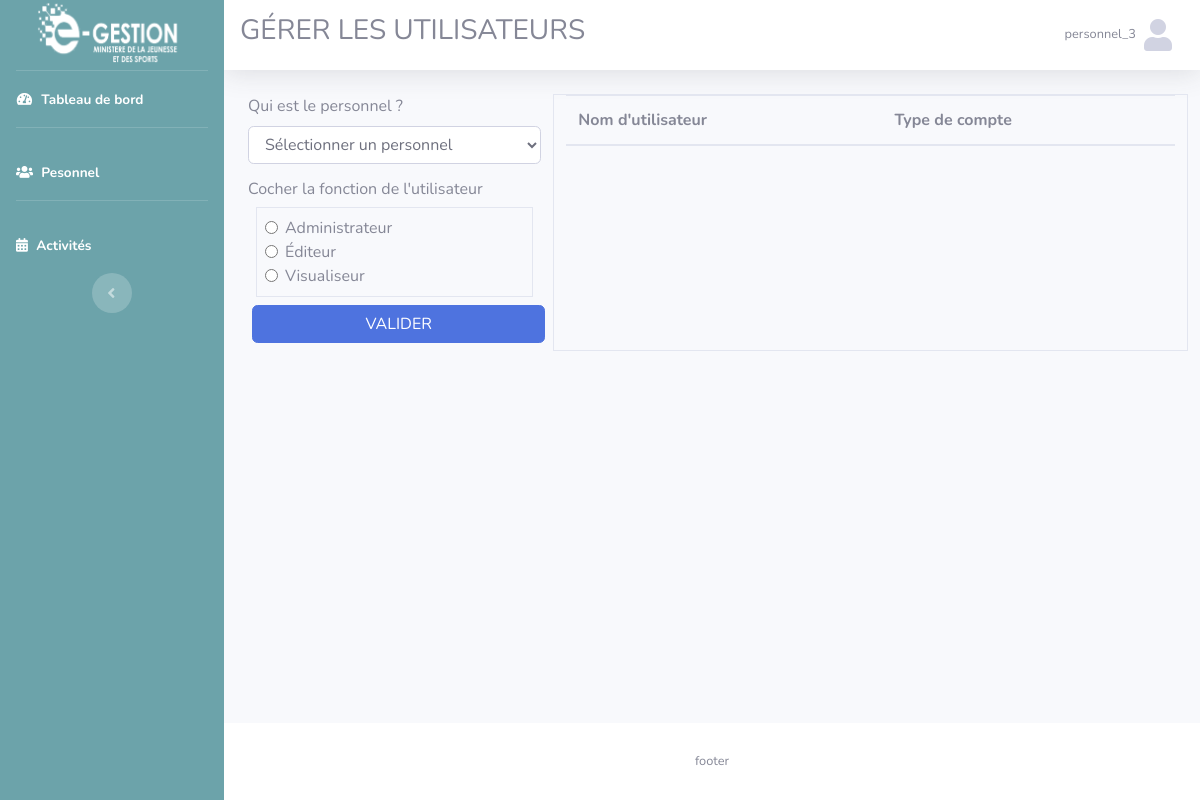
The app's page /vue/utilisateur.php (signed in), older data.
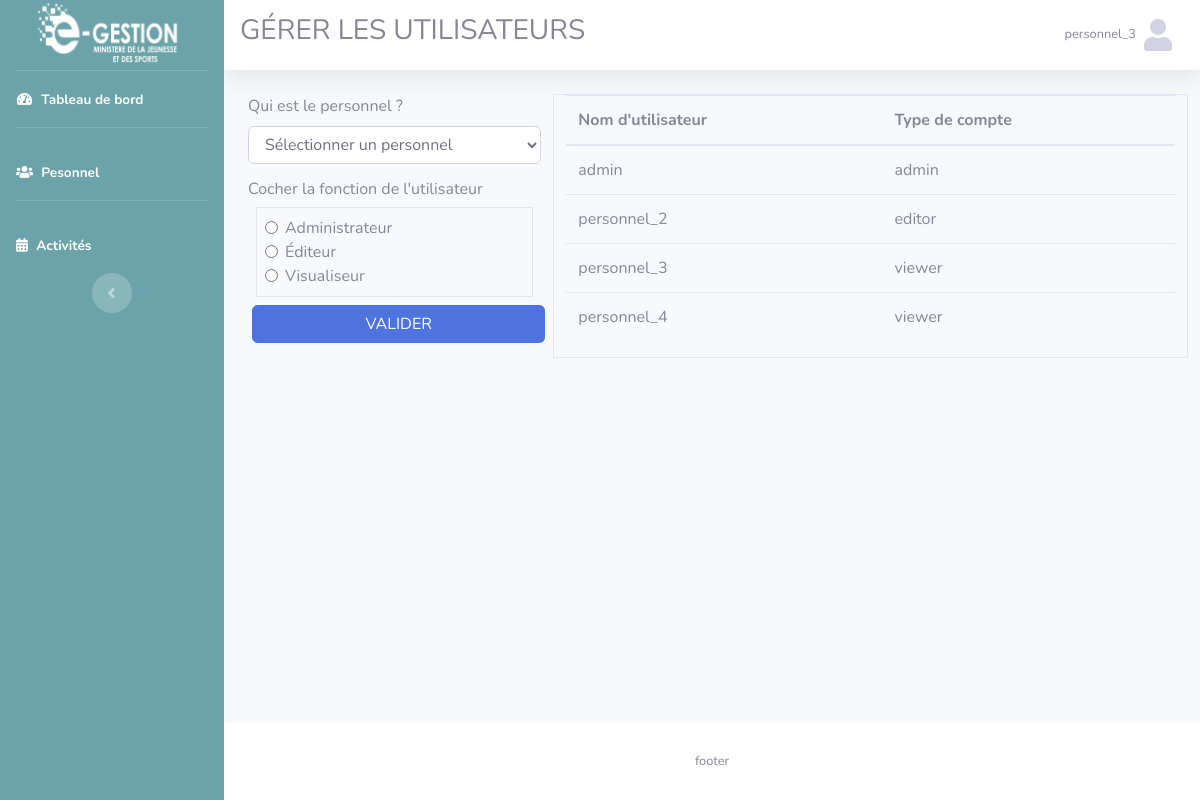
The same page, newer data.
### tables this page shows
CREATE TABLE `personnel` (
  `id_p` int(11) NOT NULL,
  `nom_p` varchar(255) NOT NULL,
  `id_login` int(11) DEFAULT NULL,
  `service` int(11) NOT NULL,
  `mail` varchar(255) NOT NULL
);

CREATE TABLE `role_utilisateur` (
  `id_utilisateur` int(11) NOT NULL,
  `id_role` int(11) NOT NULL
);

CREATE TABLE `role` (
  `id_r` int(11) NOT NULL,
  `nom_r` varchar(50) NOT NULL
);

### model/fonction.php (called while the page is built, shortened)
<?php
function get_utilisateur($id=null){
    if (!empty($id)) {
          $sql = "SELECT id_l, nom_utilisateur, password, personnel.mail FROM login  INNER JOIN personnel ON personnel.id_login = login.id_l WHERE id_l = ?";
          $req = $GLOBALS['connexion']->prepare($sql);
          $req->execute(array($id));
          return $req->fetch(PDO::FETCH_ASSOC);
      }else{
        $sql = "SELECT id_l, nom_utilisateur, role_utilisateur.id_role, role.nom_r FROM login  INNER JOIN role_utilisateur ON role_utilisateur.id_utilisateur = login.id_l INNER JOIN role ON role.id_r = role_utilisateur.id_role";
          $req = $GLOBALS['connexion']->prepare($sql);
          $req->execute();
          return $req->fetchAll();
      }
}

### vue/utilisateur.php (the view, shortened to what this page needs)
<?php
$title_head = 'GÉRER LES UTILISATEURS';
include_once 'header.php';
?>
<div class="row">
    <div class="col-sm-12 col-lg-4">
        <form action="../model/utilisateur.php" method="post">
            <div class="form-group">
                <label for="personnel" class="form-label">Qui est le personnel ?</label>
                <select name="personnel" id="personnel" class="form-control">
                    <option value="">Sélectionner un personnel</option>
                </select>
            </div>
            <h6>Cocher la fonction de l'utilisateur</h6>
            <div class="border p-2 mx-2">
                <div class="form-check">
                    <label class="form-check-label">
                        <input type="radio" class="form-check-input" name="optradio" value="1"> Administrateur
                    </label>
                </div>
                <div class="form-check">
                    <label class="form-check-label">
                        <input type="radio" class="form-check-input" name="optradio" value="2"> Éditeur
                    </label>
                </div>
                <div class="form-check">
                    <label class="form-check-label">
                        <input type="radio" class="form-check-input" name="optradio" value="3"> Visualiseur
                    </label>
                </div>
            </div>
            <input type="submit" class="btn btn-primary mx-1 my-2 btn-block" value="VALIDER">
        </form>
    </div>
    <div class="col-sm-12 col-lg-8 border">
        <table class="table">
            <thead>
                <tr>
                    <th scope="col">Nom d'utilisateur</th>
                    <th scope="col">Type de compte</th>
                </tr>
            </thead>
            <tbody>
                <?php
                $utilisateur = get_utilisateur();
                if (!empty($utilisateur) && is_array($utilisateur)):
                    foreach ($utilisateur as $key => $value):
                ?>
                <tr>
                    <td><?=$value['nom_utilisateur']?></td>
                    <td><?=$value['nom_r']?></td>
                </tr>
                <?php
                    endforeach;
                endif;
                ?>
            </tbody>
        </table>
    </div>
</div>
<?php
include_once 'footer.php';
?>

### vue/header.php (shortened to what this page needs)
<?php
include_once '../model/fonction.php';
$user = get_utilisateur($_SESSION['utilisateur']);
?>
<!DOCTYPE html>
<html lang="fr">
<head>
    <link href="../public/vendor/fontawesome-free/css/all.min.css" rel="stylesheet" type="text/css">
    <link href="../public/css/sb-admin-2.min.css" rel="stylesheet">
     <link href="../public/vendor/datatables/dataTables.bootstrap4.css" rel="stylesheet">
     <link href="../public/vendor/datatables/dataTables.bootstrap4.min.css" rel="stylesheet">
</head>
<body id="page-top">
    <div id="wrapper">
        <ul class="navbar-nav sidebar sidebar-dark accordion" id="accordionSidebar" style="background-color: #6ca3aa;">
            <a class="sidebar-brand d-flex align-items-center justify-content-center" href="index.php">
                <img src="../public/images/Logo.png" alt="logo E-Gestion" style="width: 150px;">
            </a>
            <hr class="sidebar-divider my-0">
            <li class="nav-item active">
                <a class="nav-link" href="index.php">
                    <i class="fas fa-fw fa-tachometer-alt"></i>
                    <span>Tableau de bord</span></a>
            </li>
            <hr class="sidebar-divider">
            <li class="nav-item active">
                <a class="nav-link" href="personnel.php">
                    <i class="fas fa-users"></i>
                    <span>Pesonnel</span></a>
            </li>
            <hr class="sidebar-divider">
            <li class="nav-item active">
                <a class="nav-link" href="activite.php?act=EC">
                    <i class="fas fa-calendar-alt"></i>
                    <span>Activités</span></a>
            </li>
            <div class="text-center d-none d-md-inline">
                <button class="rounded-circle border-0" id="sidebarToggle">
                </button>
            </div>
        </ul>
        <div id="content-wrapper" class="d-flex flex-column">
            <div id="content">
                <nav class="navbar navbar-expand navbar-light bg-white topbar mb-4 static-top shadow">
                    <h3 class="text-center">
                        <?=$title_head?>
                    </h3>
                    <ul class="navbar-nav ml-auto">
                        <li class="nav-item dropdown no-arrow">
                            <a class="nav-link dropdown-toggle" href="#" id="userDropdown" role="button"
                                data-toggle="dropdown" aria-haspopup="true" aria-expanded="false">
                                <span class="mr-2 d-none d-lg-inline text-gray-600 small"><?=$user['nom_utilisateur']?></span>
                                <i class="fas fa-user fa-2x"></i>
                            </a>
                        </li>
                    </ul>
                </nav>
                <div class="container-fluid">

### vue/footer.php (shortened to what this page needs)
</div>
            </div>
            <footer class="sticky-footer bg-white">
                <div class="container my-auto">
                    <div class="copyright text-center my-auto">
                        <span>footer</span>
                    </div>
                </div>
            </footer>
        </div>
    </div>
</body>
</html>

Row changes from the older to the newer data that the page shows:
added role_utilisateur: id_utilisateur.nom_utilisateur "admin", id_role.nom_r "admin"
added role_utilisateur: id_utilisateur.nom_utilisateur "personnel_2", id_role.nom_r "editor"
added role_utilisateur: id_utilisateur.nom_utilisateur "personnel_3", id_role.nom_r "viewer"
added role_utilisateur: id_utilisateur.nom_utilisateur "personnel_4", id_role.nom_r "viewer"
